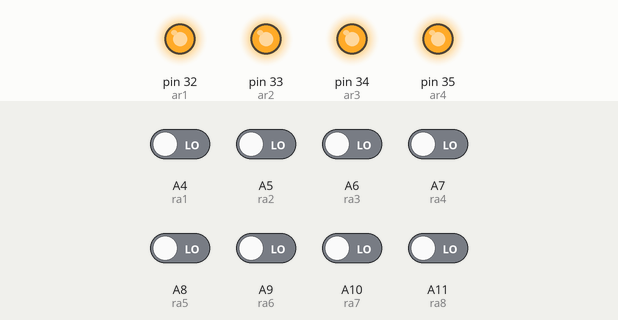
The sketch below on a simulated Arduino Mega 2560, built with avr-gcc and run on an emulated ATmega2560. On the bench: output pins drawn as LEDs (lit = HIGH). The test bench sets the inputs (shaded band); at power-on: A4 (ra1), A5 (ra2), A6 (ra3), A7 (ra4), A8 (ra5), A9 (ra6), A10 (ra7), A11 (ra8) LOW. What the sketch prints to the serial monitor is not drawn.

Above: at 0.1 s.
Timing chart, 0 to 1.6 s (numbered marks = the images above):
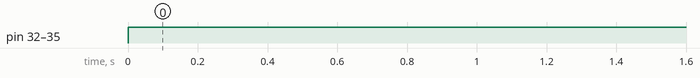

The sketch:

raspi_and_arduino.ino
```cpp
// Parallel communication between Arduino Mega and Raspberry Pi

// ra = raspi to arduino mega data transmission
int ra1 = A4;
int ra2 = A5;
int ra3 = A6;
int ra4 = A7;

int ra5 = A8;
int ra6 = A9;
int ra7 = A10;
int ra8 = A11;

// ar = arduino mega to raspi data transmission
int ar1 = 32;
int ar2 = 33;
int ar3 = 34;
int ar4 = 35;


// the setup routine runs once when you press reset:
void setup() {
  // initialize serial communication at 9600 bits per second:
  Serial.begin(9600);

  // Enabling raspi to arduino mega pins as OUTPUT
  pinMode(ra1, INPUT);
  pinMode(ra2, INPUT);
  pinMode(ra3, INPUT);
  pinMode(ra4, INPUT);

  pinMode(ra5, INPUT);
  pinMode(ra6, INPUT);
  pinMode(ra7, INPUT);
  pinMode(ra8, INPUT);

  // Enabling arduino mega to raspi pins as INPUT
  pinMode(ar1, OUTPUT);
  pinMode(ar2, OUTPUT);
  pinMode(ar3, OUTPUT);
  pinMode(ar4, OUTPUT);

}

// the loop routine runs over and over again forever:
void loop() {

  int signal_value = HIGH;
  // read the input pin:
  byte ra1State = digitalRead(ra1);
  byte ra2State = digitalRead(ra2);
  byte ra3State = digitalRead(ra3);
  byte ra4State = digitalRead(ra4);

  byte ra5State = digitalRead(ra5);
  byte ra6State = digitalRead(ra6);
  byte ra7State = digitalRead(ra7);
  byte ra8State = digitalRead(ra8);

  digitalWrite(ar1, signal_value);
  digitalWrite(ar2, signal_value);
  digitalWrite(ar3, signal_value);
  digitalWrite(ar4, signal_value);

  // print out the state of the pin:
  Serial.print(" ra1State = ");
  Serial.print(ra1State);
  Serial.print(" ra2State = ");
  Serial.print(ra2State);
  Serial.print(" ra3State = ");
  Serial.print(ra3State);
  Serial.print(" ra4State = ");
  Serial.print(ra4State);

  Serial.print(" ra5State =");
  Serial.print(ra5State);
  Serial.print(" ra6State = ");
  Serial.print(ra6State);
  Serial.print(" ra7State = ");
  Serial.print(ra7State);
  Serial.print(" ra8State = ");
  Serial.println(ra8State);
  delay(1);        // delay in between reads for stability
}
```

Measured:
- by itself, pin 32 (ar1), pin 33 (ar2), pin 34 (ar3), pin 35 (ar4): LOW → HIGH at 0.00 s
